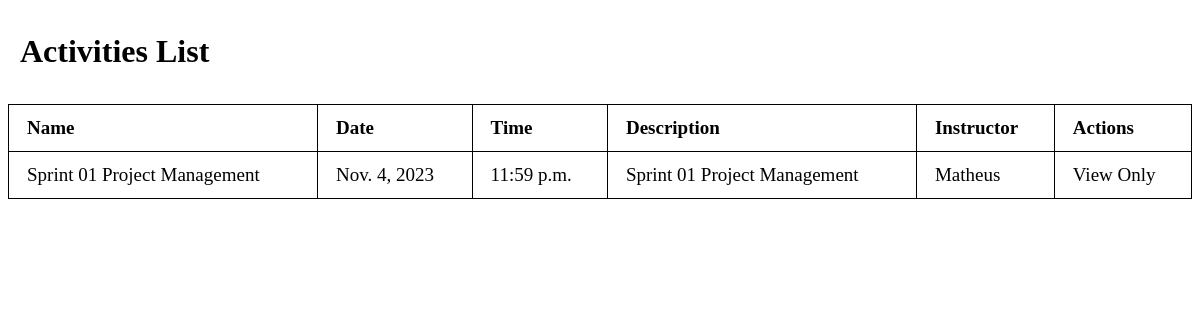
Before: /view-activities/ with the older database file.
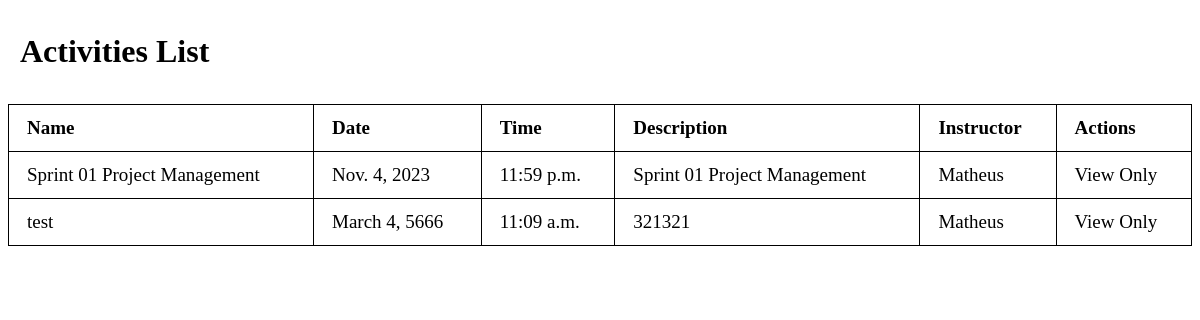
After: the same page with the newer database file.
### mainApp/models.py (models this page shows, shortened)
class Activity(models.Model):
    name = models.CharField(max_length=200, verbose_name=_("Activity Name"))
    date = models.DateField(verbose_name=_("Date"))
    time = models.TimeField(verbose_name=_("Time"))
    description = models.TextField(verbose_name=_("Description"), blank=True)
    MATHEUS = 'Matheus'
    MATIAS = 'Matias'
    MATHEUSES = 'Matheuses'
    INSTRUCTOR_CHOICES = [
        (MATHEUS, _('Matheus')),
        (MATIAS, _('Matias')),
        (MATHEUSES, _('Matheuses')),
    ]
    instructor = models.CharField(
        max_length=15,
        choices=INSTRUCTOR_CHOICES,
        default=MATHEUS,
        verbose_name=_("Instructor")
    )

### mainApp/views.py (the view)
# urls.py: path('view-activities/', views.view_activities, name='view_activities'),
def view_activities(request):
    activities = Activity.objects.all()
    context = {'activities': activities}
    return render(request, 'view_activities.html', context)

### mainApp/templates/view_activities.html (shortened to what this page needs)
<!DOCTYPE html>
<html lang="en">
<head>
</head>
<body>
    <h1>Activities List</h1>
    <table>
        <thead>
            <tr>
                <th>Name</th>
                <th>Date</th>
                <th>Time</th>
                <th>Description</th>
                <th>Instructor</th>
                <th>Actions</th>
            </tr>
        </thead>
        <tbody>
            {% for activity in activities %}
            <tr>
                <td>{{ activity.name }}</td>
                <td>{{ activity.date }}</td>
                <td>{{ activity.time }}</td>
                <td>{{ activity.description }}</td>
                <td>{{ activity.instructor }}</td>
                <td>
                    {% if user.is_authenticated %}
                        <a href="{% url 'edit_activity' activity.id %}">Edit</a> |
                        <a href="{% url 'delete_activity' activity.id %}">Delete</a>
                    {% else %}
                        View Only
                    {% endif %}
                </td>
            </tr>
            {% endfor %}
        </tbody>
    </table>
</body>
</html>

Changed rows visible on the page:
added Activity: name "test", date "March 4, 5666", time "11:09 a.m.", description "321321", instructor "Matheus"
